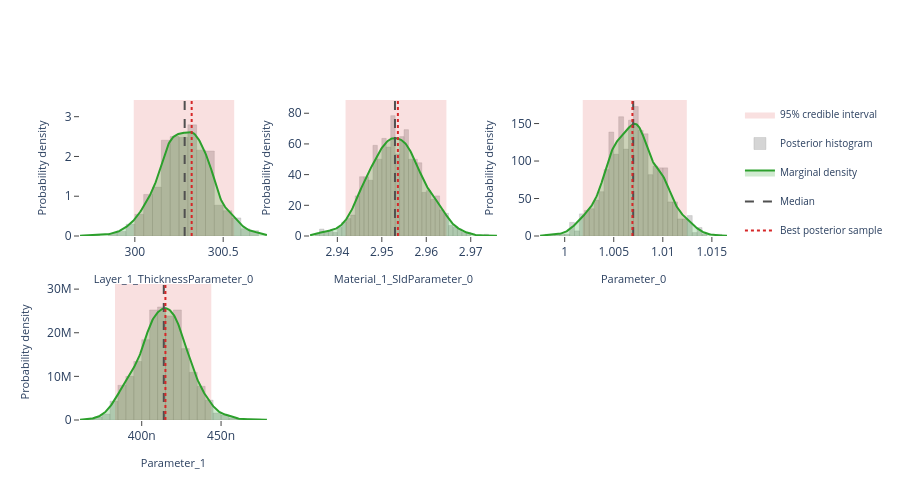

Notebook code for this chart:
### Markdown cell above
## Interactive posterior plots

The next three cells render the same Plotly figures that are shown on the
Bayesian Posterior tab of the EasyReflectometryApp:

* **Marginals** — per-parameter distribution: histogram + smooth KDE marginal,
  shaded 95% credible interval, and median / best-sample lines
  (`plot_distribution` or `posterior.distribution()`)
* **Corner plot** — pairwise marginals + 2-D contours + scatter (`plot_corner`)
* **Traces** — per-chain trace + marginal histogram (`plot_trace`)

The standalone helpers are called with ``return_figure=True`` so they return a
Plotly ``Figure`` that we render in the notebook with ``fig.show()``; the
``PosteriorResults`` methods return the figure directly.

### Code cell
# ---- Marginal posterior distributions ---------------------------------------
# One panel per free parameter, each overlaying the posterior histogram, a
# smooth Gaussian-KDE marginal, the shaded 95% credible interval, and the
# median / best-sample reference lines.  Mirrors the "Marginals" sub-tab in
# the EasyReflectometryApp.

# The PosteriorResults method passes ``logp`` through automatically so the
# best posterior sample (MAP) line is drawn:
fig = posterior.distribution()
fig.show()

# Standalone equivalent (pass ``logp`` to get the best-sample line):
# fig = plot_distribution(
#     posterior.draws,
#     posterior.param_names,
#     logp=posterior.logp,
#     return_figure=True,
# )
# fig.show()

### Figure 1 — Plotly figure (JSON) as saved in the notebook; plotly's stock layout.template omitted (floating-point values rounded to 4 significant figures; data arrays with more than 128 entries replaced by an {"elided": "..."} marker saying what was removed)
{"data": [{"fill": "toself", "fillcolor": "rgba(214, 39, 40, 0.14)", "hoverinfo": "skip", "legendgroup": "95% credible interval", "line": {"color": "rgba(214, 39, 40, 0.14)", "width": 0}, "mode": "lines", "name": "95% credible interval", "showlegend": true, "type": "scatter", "x": [300.0, 300.6, 300.6, 300.0, 300.0], "xaxis": "x", "y": [0.0, 0.0, 3.42, 3.42, 0.0], "yaxis": "y"}, {"histnorm": "probability density", "hovertemplate": "sample=%{x:.4f}<br>density: %{y:.2f}<extra></extra>", "legendgroup": "histogram", "marker": {"color": "rgba(120, 120, 120, 0.38)", "line": {"color": "rgba(120, 120, 120, 0.24)", "width": 1}}, "name": "Posterior histogram", "nbinsx": 40, "opacity": 0.82, "showlegend": true, "type": "histogram", "x": {"elided": "880 float values"}, "xaxis": "x", "yaxis": "y"}, {"fill": "tozeroy", "fillcolor": "rgba(44, 160, 44, 0.22)", "hovertemplate": "Layer_1_ThicknessParameter_0: %{x:.4f}<br>density: %{y:.4f}<extra></extra>", "legendgroup": "marginal", "line": {"color": "rgb(44, 160, 44)", "width": 2}, "mode": "lines", "name": "Marginal density", "showlegend": true, "type": "scatter", "x": {"elided": "256 float values"}, "xaxis": "x", "y": {"elided": "256 float values"}, "yaxis": "y"}, {"hovertemplate": "Median: %{x:.4f}<extra></extra>", "legendgroup": "Median", "line": {"color": "rgb(80, 80, 80)", "dash": "dash", "width": 2}, "mode": "lines", "name": "Median", "showlegend": true, "type": "scatter", "x": [300.3, 300.3], "xaxis": "x", "y": [0.0, 3.42], "yaxis": "y"}, {"hovertemplate": "Best posterior sample: %{x:.4f}<extra></extra>", "legendgroup": "Best posterior sample", "line": {"color": "rgb(214, 39, 40)", "dash": "dot", "width": 2}, "mode": "lines", "name": "Best posterior sample", "showlegend": true, "type": "scatter", "x": [300.3, 300.3], "xaxis": "x", "y": [0.0, 3.42], "yaxis": "y"}, {"fill": "toself", "fillcolor": "rgba(214, 39, 40, 0.14)", "hoverinfo": "skip", "legendgroup": "95% credible interval", "line": {"color": "rgba(214, 39, 40, 0.14)", "width": 0}, "mode": "lines", "name": "95% credible interval", "showlegend": false, "type": "scatter", "x": [2.942, 2.965, 2.965, 2.942, 2.942], "xaxis": "x2", "y": [0.0, 0.0, 88.63, 88.63, 0.0], "yaxis": "y2"}, {"histnorm": "probability density", "hovertemplate": "sample=%{x:.4f}<br>density: %{y:.2f}<extra></extra>", "legendgroup": "histogram", "marker": {"color": "rgba(120, 120, 120, 0.38)", "line": {"color": "rgba(120, 120, 120, 0.24)", "width": 1}}, "name": "Posterior histogram", "nbinsx": 40, "opacity": 0.82, "showlegend": false, "type": "histogram", "x": {"elided": "880 float values"}, "xaxis": "x2", "yaxis": "y2"}, {"fill": "tozeroy", "fillcolor": "rgba(44, 160, 44, 0.22)", "hovertemplate": "Material_1_SldParameter_0: %{x:.4f}<br>density: %{y:.4f}<extra></extra>", "legendgroup": "marginal", "line": {"color": "rgb(44, 160, 44)", "width": 2}, "mode": "lines", "name": "Marginal density", "showlegend": false, "type": "scatter", "x": {"elided": "256 float values"}, "xaxis": "x2", "y": {"elided": "256 float values"}, "yaxis": "y2"}, {"hovertemplate": "Median: %{x:.4f}<extra></extra>", "legendgroup": "Median", "line": {"color": "rgb(80, 80, 80)", "dash": "dash", "width": 2}, "mode": "lines", "name": "Median", "showlegend": false, "type": "scatter", "x": [2.953, 2.953], "xaxis": "x2", "y": [0.0, 88.63], "yaxis": "y2"}, {"hovertemplate": "Best posterior sample: %{x:.4f}<extra></extra>", "legendgroup": "Best posterior sample", "line": {"color": "rgb(214, 39, 40)", "dash": "dot", "width": 2}, "mode": "lines", "name": "Best posterior sample", "showlegend": false, "type": "scatter", "x": [2.954, 2.954], "xaxis": "x2", "y": [0.0, 88.63], "yaxis": "y2"}, {"fill": "toself", "fillcolor": "rgba(214, 39, 40, 0.14)", "hoverinfo": "skip", "legendgroup": "95% credible interval", "line": {"color": "rgba(214, 39, 40, 0.14)", "width": 0}, "mode": "lines", "name": "95% credible interval", "showlegend": false, "type": "scatter", "x": [1.002, 1.012, 1.012, 1.002, 1.002], "xaxis": "x3", "y": [0.0, 0.0, 181.4, 181.4, 0.0], "yaxis": "y3"}, {"histnorm": "probability density", "hovertemplate": "sample=%{x:.4f}<br>density: %{y:.2f}<extra></extra>", "legendgroup": "histogram", "marker": {"color": "rgba(120, 120, 120, 0.38)", "line": {"color": "rgba(120, 120, 120, 0.24)", "width": 1}}, "name": "Posterior histogram", "nbinsx": 40, "opacity": 0.82, "showlegend": false, "type": "histogram", "x": {"elided": "880 float values"}, "xaxis": "x3", "yaxis": "y3"}, {"fill": "tozeroy", "fillcolor": "rgba(44, 160, 44, 0.22)", "hovertemplate": "Parameter_0: %{x:.4f}<br>density: %{y:.4f}<extra></extra>", "legendgroup": "marginal", "line": {"color": "rgb(44, 160, 44)", "width": 2}, "mode": "lines", "name": "Marginal density", "showlegend": false, "type": "scatter", "x": {"elided": "256 float values"}, "xaxis": "x3", "y": {"elided": "256 float values"}, "yaxis": "y3"}, {"hovertemplate": "Median: %{x:.4f}<extra></extra>", "legendgroup": "Median", "line": {"color": "rgb(80, 80, 80)", "dash": "dash", "width": 2}, "mode": "lines", "name": "Median", "showlegend": false, "type": "scatter", "x": [1.007, 1.007], "xaxis": "x3", "y": [0.0, 181.4], "yaxis": "y3"}, {"hovertemplate": "Best posterior sample: %{x:.4f}<extra></extra>", "legendgroup": "Best posterior sample", "line": {"color": "rgb(214, 39, 40)", "dash": "dot", "width": 2}, "mode": "lines", "name": "Best posterior sample", "showlegend": false, "type": "scatter", "x": [1.007, 1.007], "xaxis": "x3", "y": [0.0, 181.4], "yaxis": "y3"}, {"fill": "toself", "fillcolor": "rgba(214, 39, 40, 0.14)", "hoverinfo": "skip", "legendgroup": "95% credible interval", "line": {"color": "rgba(214, 39, 40, 0.14)", "width": 0}, "mode": "lines", "name": "95% credible interval", "showlegend": false, "type": "scatter", "x": [3.832e-07, 4.438e-07, 4.438e-07, 3.832e-07, 3.832e-07], "xaxis": "x4", "y": [0.0, 0.0, 31170000.0, 31170000.0, 0.0], "yaxis": "y4"}, {"histnorm": "probability density", "hovertemplate": "sample=%{x:.4f}<br>density: %{y:.2f}<extra></extra>", "legendgroup": "histogram", "marker": {"color": "rgba(120, 120, 120, 0.38)", "line": {"color": "rgba(120, 120, 120, 0.24)", "width": 1}}, "name": "Posterior histogram", "nbinsx": 40, "opacity": 0.82, "showlegend": false, "type": "histogram", "x": {"elided": "880 float values"}, "xaxis": "x4", "yaxis": "y4"}, {"fill": "tozeroy", "fillcolor": "rgba(44, 160, 44, 0.22)", "hovertemplate": "Parameter_1: %{x:.4f}<br>density: %{y:.4f}<extra></extra>", "legendgroup": "marginal", "line": {"color": "rgb(44, 160, 44)", "width": 2}, "mode": "lines", "name": "Marginal density", "showlegend": false, "type": "scatter", "x": {"elided": "256 float values"}, "xaxis": "x4", "y": {"elided": "256 float values"}, "yaxis": "y4"}, {"hovertemplate": "Median: %{x:.4f}<extra></extra>", "legendgroup": "Median", "line": {"color": "rgb(80, 80, 80)", "dash": "dash", "width": 2}, "mode": "lines", "name": "Median", "showlegend": false, "type": "scatter", "x": [4.139e-07, 4.139e-07], "xaxis": "x4", "y": [0.0, 31170000.0], "yaxis": "y4"}, {"hovertemplate": "Best posterior sample: %{x:.4f}<extra></extra>", "legendgroup": "Best posterior sample", "line": {"color": "rgb(214, 39, 40)", "dash": "dot", "width": 2}, "mode": "lines", "name": "Best posterior sample", "showlegend": false, "type": "scatter", "x": [4.149e-07, 4.149e-07], "xaxis": "x4", "y": [0.0, 31170000.0], "yaxis": "y4"}], "layout": {"barmode": "overlay", "height": 500, "legend": {"font": {"size": 10}}, "plot_bgcolor": "white", "showlegend": true, "xaxis": {"anchor": "y", "domain": [0.0, 0.2889], "range": [299.7, 300.7], "showgrid": false, "ticks": "outside", "title": {"font": {"size": 11}, "text": "Layer_1_ThicknessParameter_0"}, "zeroline": false}, "xaxis2": {"anchor": "y2", "domain": [0.3556, 0.6444], "range": [2.934, 2.976], "showgrid": false, "ticks": "outside", "title": {"font": {"size": 11}, "text": "Material_1_SldParameter_0"}, "zeroline": false}, "xaxis3": {"anchor": "y3", "domain": [0.7111, 1.0], "range": [0.9975, 1.017], "showgrid": false, "ticks": "outside", "title": {"font": {"size": 11}, "text": "Parameter_0"}, "zeroline": false}, "xaxis4": {"anchor": "y4", "domain": [0.0, 0.2889], "range": [3.611e-07, 4.789e-07], "showgrid": false, "ticks": "outside", "title": {"font": {"size": 11}, "text": "Parameter_1"}, "zeroline": false}, "xaxis5": {"anchor": "y5", "domain": [0.3556, 0.6444], "showgrid": false, "ticks": "outside", "zeroline": false}, "xaxis6": {"anchor": "y6", "domain": [0.7111, 1.0], "showgrid": false, "ticks": "outside", "zeroline": false}, "yaxis": {"anchor": "x", "domain": [0.575, 1.0], "range": [0.0, 3.42], "showgrid": false, "ticks": "outside", "title": {"font": {"size": 11}, "text": "Probability density"}, "zeroline": false}, "yaxis2": {"anchor": "x2", "domain": [0.575, 1.0], "range": [0.0, 88.63], "showgrid": false, "ticks": "outside", "title": {"font": {"size": 11}, "text": "Probability density"}, "zeroline": false}, "yaxis3": {"anchor": "x3", "domain": [0.575, 1.0], "range": [0.0, 181.4], "showgrid": false, "ticks": "outside", "title": {"font": {"size": 11}, "text": "Probability density"}, "zeroline": false}, "yaxis4": {"anchor": "x4", "domain": [0.0, 0.425], "range": [0.0, 31170000.0], "showgrid": false, "ticks": "outside", "title": {"font": {"size": 11}, "text": "Probability density"}, "zeroline": false}, "yaxis5": {"anchor": "x5", "domain": [0.0, 0.425], "showgrid": false, "ticks": "outside", "zeroline": false}, "yaxis6": {"anchor": "x6", "domain": [0.0, 0.425], "showgrid": false, "ticks": "outside", "zeroline": false}}}
